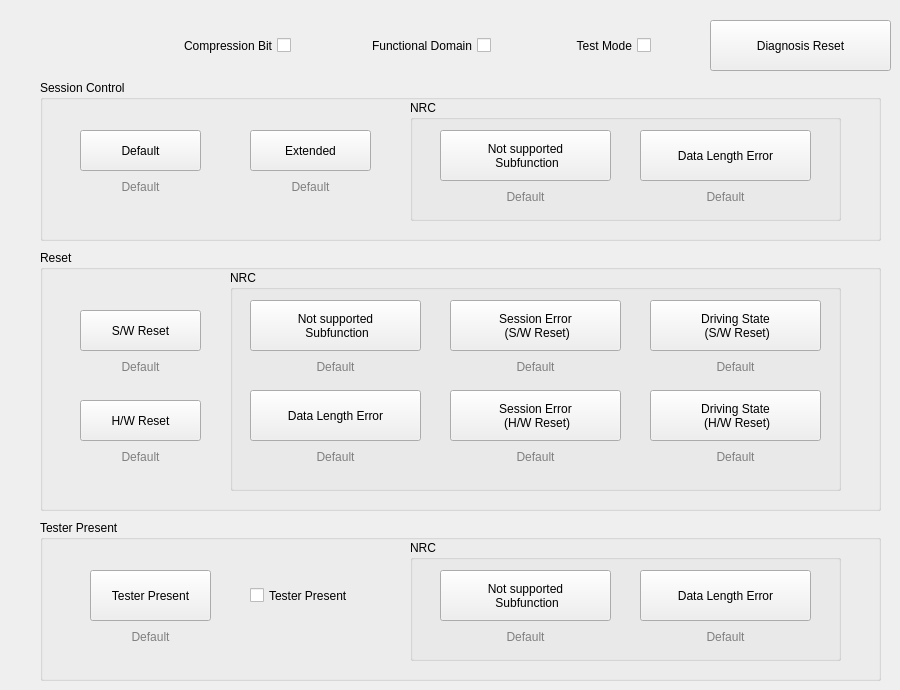
    <widget class="QWidget" name="diagnosis_basic">
     <attribute name="title">
      <string>Diagnosis - Basic</string>
     </attribute>
     <widget class="QGroupBox" name="sess_box">
      <property name="geometry">
       <rect>
        <x>40</x>
        <y>80</y>
        <width>841</width>
        <height>161</height>
       </rect>
      </property>
      <property name="title">
       <string>Session Control</string>
      </property>
      <widget class="QPushButton" name="btn_sess_default">
       <property name="geometry">
        <rect>
         <x>40</x>
         <y>50</y>
         <width>121</width>
         <height>41</height>
        </rect>
       </property>
       <property name="text">
        <string>Default</string>
       </property>
      </widget>
      <widget class="QGroupBox" name="sess_nrc_box">
       <property name="geometry">
        <rect>
         <x>370</x>
         <y>20</y>
         <width>431</width>
         <height>121</height>
        </rect>
       </property>
       <property name="title">
        <string>NRC</string>
       </property>
       <widget class="QPushButton" name="btn_sess_nrc_12">
        <property name="geometry">
         <rect>
          <x>30</x>
          <y>30</y>
          <width>171</width>
          <height>51</height>
         </rect>
        </property>
        <property name="text">
         <string>Not supported 
 Subfunction</string>
        </property>
       </widget>
       <widget class="QLabel" name="label_sess_nrc_12">
        <property name="geometry">
         <rect>
          <x>30</x>
          <y>90</y>
          <width>171</width>
          <height>20</height>
         </rect>
        </property>
        <property name="styleSheet">
         <string notr="true">color: gray</string>
        </property>
        <property name="text">
         <string>Default</string>
        </property>
        <property name="alignment">
         <set>Qt::AlignHCenter|Qt::AlignTop</set>
        </property>
       </widget>
       <widget class="QPushButton" name="btn_sess_nrc_13">
        <property name="geometry">
         <rect>
          <x>230</x>
          <y>30</y>
          <width>171</width>
          <height>51</height>
         </rect>
        </property>
        <property name="text">
         <string>Data Length Error</string>
        </property>
       </widget>
       <widget class="QLabel" name="label_sess_nrc_13">
        <property name="geometry">
         <rect>
          <x>230</x>
          <y>90</y>
          <width>171</width>
          <height>20</height>
         </rect>
        </property>
        <property name="styleSheet">
         <string notr="true">color: gray</string>
        </property>
        <property name="text">
         <string>Default</string>
        </property>
        <property name="alignment">
         <set>Qt::AlignHCenter|Qt::AlignTop</set>
        </property>
       </widget>
      </widget>
      <widget class="QPushButton" name="btn_sess_extended">
       <property name="geometry">
        <rect>
         <x>210</x>
         <y>50</y>
         <width>121</width>
         <height>41</height>
        </rect>
       </property>
       <property name="text">
        <string>Extended</string>
       </property>
      </widget>
      <widget class="QLabel" name="label_sess_extended">
       <property name="geometry">
        <rect>
         <x>210</x>
         <y>100</y>
         <width>121</width>
         <height>20</height>
        </rect>
       </property>
       <property name="styleSheet">
        <string notr="true">color: gray</string>
       </property>
       <property name="text">
        <string>Default</string>
       </property>
       <property name="alignment">
        <set>Qt::AlignHCenter|Qt::AlignTop</set>
       </property>
      </widget>
      <widget class="QLabel" name="label_sess_default">
       <property name="geometry">
        <rect>
         <x>40</x>
         <y>100</y>
         <width>121</width>
         <height>20</height>
        </rect>
       </property>
       <property name="styleSheet">
        <string notr="true">color: gray</string>
       </property>
       <property name="text">
        <string>Default</string>
       </property>
       <property name="alignment">
        <set>Qt::AlignHCenter|Qt::AlignTop</set>
       </property>
      </widget>
     </widget>
     <widget class="QGroupBox" name="reset_box">
      <property name="geometry">
       <rect>
        <x>40</x>
        <y>250</y>
        <width>841</width>
        <height>261</height>
       </rect>
      </property>
      <property name="title">
       <string>Reset</string>
      </property>
      <widget class="QGroupBox" name="reset_nrc_box">
       <property name="geometry">
        <rect>
         <x>190</x>
         <y>20</y>
         <width>611</width>
         <height>221</height>
        </rect>
       </property>
       <property name="title">
        <string>NRC</string>
       </property>
       <widget class="QLabel" name="label_reset_nrc_12">
        <property name="geometry">
         <rect>
          <x>20</x>
          <y>90</y>
          <width>171</width>
          <height>20</height>
         </rect>
        </property>
        <property name="styleSheet">
         <string notr="true">color: gray</string>
        </property>
        <property name="text">
         <string>Default</string>
        </property>
        <property name="alignment">
         <set>Qt::AlignHCenter|Qt::AlignTop</set>
        </property>
       </widget>
       <widget class="QPushButton" name="btn_reset_nrc_12">
        <property name="enabled">
         <bool>true</bool>
        </property>
        <property name="geometry">
         <rect>
          <x>20</x>
          <y>30</y>
          <width>171</width>
          <height>51</height>
         </rect>
        </property>
        <property name="text">
         <string>Not supported 
 Subfunction</string>
        </property>
       </widget>
       <widget class="QPushButton" name="btn_reset_nrc_13">
        <property name="enabled">
         <bool>true</bool>
        </property>
        <property name="geometry">
         <rect>
          <x>20</x>
          <y>120</y>
          <width>171</width>
          <height>51</height>
         </rect>
        </property>
        <property name="text">
         <string>Data Length Error</string>
        </property>
       </widget>
       <widget class="QLabel" name="label_reset_nrc_13">
        <property name="geometry">
         <rect>
          <x>20</x>
          <y>180</y>
          <width>171</width>
          <height>20</height>
         </rect>
        </property>
        <property name="styleSheet">
         <string notr="true">color: gray</string>
        </property>
        <property name="text">
         <string>Default</string>
        </property>
        <property name="alignment">
         <set>Qt::AlignHCenter|Qt::AlignTop</set>
        </property>
       </widget>
       <widget class="QPushButton" name="btn_reset_nrc_7f_sw">
        <property name="enabled">
         <bool>true</bool>
        </property>
        <property name="geometry">
         <rect>
          <x>220</x>
          <y>30</y>
          <width>171</width>
          <height>51</height>
         </rect>
        </property>
        <property name="text">
         <string>Session Error 
 (S/W Reset)</string>
        </property>
       </widget>
       <widget class="QLabel" name="label_reset_nrc_7f_sw">
        <property name="geometry">
         <rect>
          <x>220</x>
          <y>90</y>
          <width>171</width>
          <height>20</height>
         </rect>
        </property>
        <property name="styleSheet">
         <string notr="true">color: gray</string>
        </property>
        <property name="text">
         <string>Default</string>
        </property>
        <property name="alignment">
         <set>Qt::AlignHCenter|Qt::AlignTop</set>
        </property>
       </widget>
       <widget class="QLabel" name="label_reset_nrc_7f_hw">
        <property name="geometry">
         <rect>
          <x>220</x>
          <y>180</y>
          <width>171</width>
          <height>20</height>
         </rect>
        </property>
        <property name="styleSheet">
         <string notr="true">color: gray</string>
        </property>
        <property name="text">
         <string>Default</string>
        </property>
        <property name="alignment">
         <set>Qt::AlignHCenter|Qt::AlignTop</set>
        </property>
       </widget>
       <widget class="QPushButton" name="btn_reset_nrc_7f_hw">
        <property name="enabled">
         <bool>true</bool>
        </property>
        <property name="geometry">
         <rect>
          <x>220</x>
          <y>120</y>
          <width>171</width>
          <height>51</height>
         </rect>
        </property>
        <property name="text">
         <string>Session Error 
 (H/W Reset)</string>
        </property>
       </widget>
       <widget class="QLabel" name="label_reset_nrc_22_sw">
        <property name="geometry">
         <rect>
          <x>420</x>
          <y>90</y>
          <width>171</width>
          <height>20</height>
         </rect>
        </property>
        <property name="styleSheet">
         <string notr="true">color: gray</string>
        </property>
        <property name="text">
         <string>Default</string>
        </property>
        <property name="alignment">
         <set>Qt::AlignHCenter|Qt::AlignTop</set>
        </property>
       </widget>
       <widget class="QLabel" name="label_reset_nrc_22_hw">
        <property name="geometry">
         <rect>
          <x>420</x>
          <y>180</y>
          <width>171</width>
          <height>20</height>
         </rect>
        </property>
        <property name="styleSheet">
         <string notr="true">color: gray</string>
        </property>
        <property name="text">
         <string>Default</string>
        </property>
        <property name="alignment">
         <set>Qt::AlignHCenter|Qt::AlignTop</set>
        </property>
       </widget>
       <widget class="QPushButton" name="btn_reset_nrc_22_hw">
        <property name="enabled">
         <bool>true</bool>
        </property>
        <property name="geometry">
         <rect>
          <x>420</x>
          <y>120</y>
          <width>171</width>
          <height>51</height>
         </rect>
        </property>
        <property name="text">
         <string>Driving State 
 (H/W Reset)</string>
        </property>
       </widget>
       <widget class="QPushButton" name="btn_reset_nrc_22_sw">
        <property name="enabled">
         <bool>true</bool>
        </property>
        <property name="geometry">
         <rect>
          <x>420</x>
          <y>30</y>
          <width>171</width>
          <height>51</height>
         </rect>
        </property>
        <property name="text">
         <string>Driving State 
 (S/W Reset)</string>
        </property>
       </widget>
      </widget>
      <widget class="QPushButton" name="btn_reset_sw">
       <property name="enabled">
        <bool>true</bool>
       </property>
       <property name="geometry">
        <rect>
         <x>40</x>
         <y>60</y>
         <width>121</width>
         <height>41</height>
        </rect>
       </property>
       <property name="text">
        <string>S/W Reset</string>
       </property>
      </widget>
      <widget class="QLabel" name="label_reset_sw">
       <property name="geometry">
        <rect>
         <x>40</x>
         <y>110</y>
         <width>121</width>
         <height>20</height>
        </rect>
       </property>
       <property name="styleSheet">
        <string notr="true">color: gray</string>
       </property>
       <property name="text">
        <string>Default</string>
       </property>
       <property name="alignment">
        <set>Qt::AlignHCenter|Qt::AlignTop</set>
       </property>
      </widget>
      <widget class="QLabel" name="label_reset_hw">
       <property name="geometry">
        <rect>
         <x>40</x>
         <y>200</y>
         <width>121</width>
         <height>20</height>
        </rect>
       </property>
       <property name="styleSheet">
        <string notr="true">color: gray</string>
       </property>
       <property name="text">
        <string>Default</string>
       </property>
       <property name="alignment">
        <set>Qt::AlignHCenter|Qt::AlignTop</set>
       </property>
      </widget>
      <widget class="QPushButton" name="btn_reset_hw">
       <property name="enabled">
        <bool>true</bool>
       </property>
       <property name="geometry">
        <rect>
         <x>40</x>
         <y>150</y>
         <width>121</width>
         <height>41</height>
        </rect>
       </property>
       <property name="text">
        <string>H/W Reset</string>
       </property>
      </widget>
     </widget>
     <widget class="QPushButton" name="btn_diag_reset_basic">
      <property name="geometry">
       <rect>
        <x>710</x>
        <y>20</y>
        <width>181</width>
        <height>51</height>
       </rect>
      </property>
      <property name="text">
       <string>Diagnosis Reset</string>
      </property>
     </widget>
     <widget class="QCheckBox" name="chkbox_diag_test_mode_basic">
      <property name="geometry">
       <rect>
        <x>510</x>
        <y>30</y>
        <width>141</width>
        <height>31</height>
       </rect>
      </property>
      <property name="layoutDirection">
       <enum>Qt::RightToLeft</enum>
      </property>
      <property name="text">
       <string>Test Mode</string>
      </property>
     </widget>
     <widget class="QGroupBox" name="tester_box">
      <property name="geometry">
       <rect>
        <x>40</x>
        <y>520</y>
        <width>841</width>
        <height>161</height>
       </rect>
      </property>
      <property name="title">
       <string>Tester Present</string>
      </property>
      <widget class="QPushButton" name="btn_tester">
       <property name="geometry">
        <rect>
         <x>50</x>
         <y>50</y>
         <width>121</width>
         <height>51</height>
        </rect>
       </property>
       <property name="text">
        <string>Tester Present</string>
       </property>
      </widget>
      <widget class="QGroupBox" name="tester_nrc_box">
       <property name="geometry">
        <rect>
         <x>370</x>
         <y>20</y>
         <width>431</width>
         <height>121</height>
        </rect>
       </property>
       <property name="title">
        <string>NRC</string>
       </property>
       <widget class="QPushButton" name="btn_tester_nrc_12">
        <property name="geometry">
         <rect>
          <x>30</x>
          <y>30</y>
          <width>171</width>
          <height>51</height>
         </rect>
        </property>
        <property name="text">
         <string>Not supported 
 Subfunction</string>
        </property>
       </widget>
       <widget class="QLabel" name="label_tester_nrc_12">
        <property name="geometry">
         <rect>
          <x>30</x>
          <y>90</y>
          <width>171</width>
          <height>20</height>
         </rect>
        </property>
        <property name="styleSheet">
         <string notr="true">color: gray</string>
        </property>
        <property name="text">
         <string>Default</string>
        </property>
        <property name="alignment">
         <set>Qt::AlignHCenter|Qt::AlignTop</set>
        </property>
       </widget>
       <widget class="QPushButton" name="btn_tester_nrc_13">
        <property name="geometry">
         <rect>
          <x>230</x>
          <y>30</y>
          <width>171</width>
          <height>51</height>
         </rect>
        </property>
        <property name="text">
         <string>Data Length Error</string>
        </property>
       </widget>
       <widget class="QLabel" name="label_tester_nrc_13">
        <property name="geometry">
         <rect>
          <x>230</x>
          <y>90</y>
          <width>171</width>
          <height>20</height>
         </rect>
        </property>
        <property name="styleSheet">
         <string notr="true">color: gray</string>
        </property>
        <property name="text">
         <string>Default</string>
        </property>
        <property name="alignment">
         <set>Qt::AlignHCenter|Qt::AlignTop</set>
        </property>
       </widget>
      </widget>
      <widget class="QLabel" name="label_tester">
       <property name="geometry">
        <rect>
         <x>50</x>
         <y>110</y>
         <width>121</width>
         <height>20</height>
        </rect>
       </property>
       <property name="styleSheet">
        <string notr="true">color: gray</string>
       </property>
       <property name="text">
        <string>Default</string>
       </property>
       <property name="alignment">
        <set>Qt::AlignHCenter|Qt::AlignTop</set>
       </property>
      </widget>
      <widget class="QCheckBox" name="chkbox_tester_present">
       <property name="geometry">
        <rect>
         <x>210</x>
         <y>60</y>
         <width>141</width>
         <height>31</height>
        </rect>
       </property>
       <property name="layoutDirection">
        <enum>Qt::LeftToRight</enum>
       </property>
       <property name="text">
        <string>Tester Present </string>
       </property>
      </widget>
     </widget>
     <widget class="QCheckBox" name="chkbox_diag_compression_bit_basic">
      <property name="geometry">
       <rect>
        <x>110</x>
        <y>30</y>
        <width>181</width>
        <height>31</height>
       </rect>
      </property>
      <property name="layoutDirection">
       <enum>Qt::RightToLeft</enum>
      </property>
      <property name="text">
       <string>Compression Bit</string>
      </property>
     </widget>
     <widget class="QCheckBox" name="chkbox_diag_functional_domain_basic">
      <property name="geometry">
       <rect>
        <x>310</x>
        <y>30</y>
        <width>181</width>
        <height>31</height>
       </rect>
      </property>
      <property name="layoutDirection">
       <enum>Qt::RightToLeft</enum>
      </property>
      <property name="text">
       <string>Functional Domain</string>
      </property>
     </widget>
    </widget>
